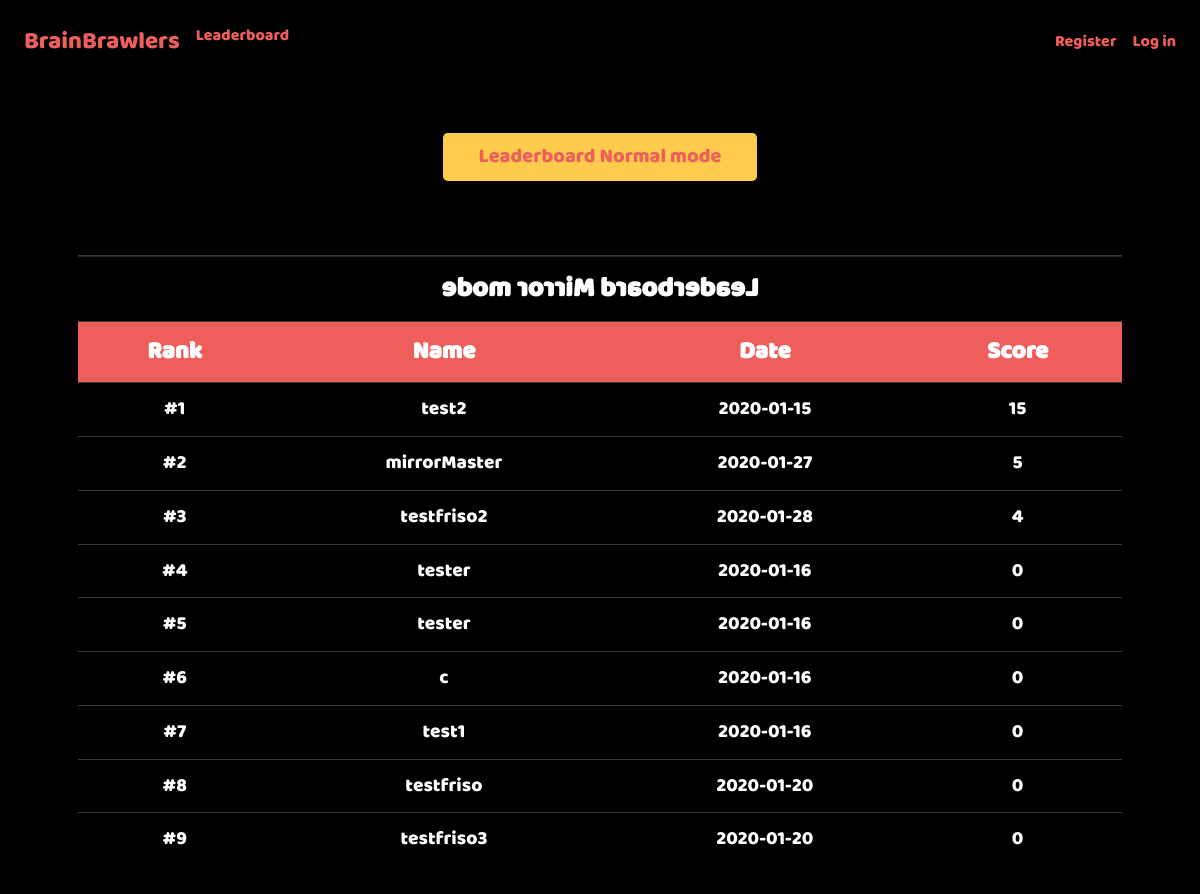
/leaderboard_mirror, run on the app's committed database.
### tables this page shows
CREATE TABLE 'users' ('id' integer PRIMARY KEY AUTOINCREMENT NOT NULL, 'username' text NOT NULL, 'hash' text NOT NULL, 'highscore' integer NOT NULL, 'date'  date NOT NULL DEFAULT CURRENT_DATE  , 'highscore_mirror' integer);

### application.py (the view)
@app.route("/leaderboard_mirror")
def leaderboard_mirror():
    highscores = get_db(["*"], "users", None, None, ["highscore_mirror DESC", "date"])
    highscores = [(i+1, highscores[i]) for i in range(len(highscores))]
    if len(highscores) > 50:
        highscores = [(i+1, highscores[i]) for i in range(50)]
    return render_template("game/leaderboard_mirror.html", highscores=highscores)

### application.py (called while the page is built)
@app.after_request
def after_request(response):
    response.headers["Cache-Control"] = "no-cache, no-store, must-revalidate"
    response.headers["Expires"] = 0
    response.headers["Pragma"] = "no-cache"
    return response

### helpers.py (called while the page is built)
def get_db(items, table, key, value, order=None):
    string = "SELECT "
    if order == "friends":
        return db.execute("SELECT friendname FROM friends WHERE user_id= :user_id AND friendname= :friendname"
        , user_id=value[0], friendname=value[1])
    for item in items:
        if item != items[0]:
            string += ", "
        string += str(item)
    string += " FROM " + table
    if key != None and value != None:
        string += " WHERE " + key + "= :key"
    if order != None:
        string += " ORDER BY"
        for item in order:
           string += " " + item
           if item != order[-1]:
               string += ","
        string += ";"
    if key != None:
        return db.execute(string, key=str(value))
    return db.execute(string)

### templates/game/leaderboard_mirror.html (shortened to what this page needs)
{% extends "layout.html" %}
{% block css %}
<link href="/static/css/index_style.css" rel="stylesheet">
<link href="/static/css/leaderboard.css" rel="stylesheet">
{% endblock %}
{% block main %}
    <p>
        <br>
        <br>
    </p>
    <a href="/leaderboard"><button class="btn btn-lg" style="width:30%">Leaderboard Normal mode</button></a>
    <p>
        <br>
        <br>
    </p>
    <table id=table class="table table-dark" style="width:100%">
        <tr>
            <th id="reverseTitle" colspan="4">Leaderboard Mirror mode</th>
        </tr>
        <tr>
            <th>Rank</th>
            <th>Name</th>
            <th>Date</th>
            <th>Score</th>
        </tr>
        <tr>
    {% for (rank, highscore) in highscores %}
            <td>#{{ rank }}</td>
            <td>{{ highscore.username }}</td>
            <td>{{ highscore.date }}</td>
            <td>{{ highscore.highscore_mirror }}</td>
        </tr>
    {% endfor %}
    </table>
{% endblock %}

### static/css/basic_style.css (style rules this page uses)
body { background-color: #000000; }
.btn { width: 150px; font-family: Baloo Regular, Baloo; text-align: center; color: #ee5f5b; background-color: #fecb4c; margin-top: 2%; margin-bottom: 1%; }

### static/css/index_style.css (style rules this page uses)
.btn { margin-left: 2%; margin-right: 2%; }

### static/css/leaderboard.css (style rules this page uses)
#table { margin-left:auto; margin-right:auto; color: white; font-family: Baloo Regular, Baloo; }
th { background-color: #ee5f5b; font-size: 150%; font-weight: bold; }
td { background-color: black; font-size: 120%; }
#reverseTitle { -moz-transform: scale(-1, 1); -webkit-transform: scale(-1, 1); -o-transform: scale(-1, 1); -ms-transform: scale(-1, 1); transform: scale(-1, 1); background-color: black; font-size: 170%; }

### data on the page
users: rank "1", username "test2", date "2020-01-15", highscore_mirror "15"
users: rank "2", username "mirrorMaster", date "2020-01-27", highscore_mirror "5"
users: rank "3", username "testfriso2", date "2020-01-28", highscore_mirror "4"
users: rank "4", username "tester", date "2020-01-16", highscore_mirror "0"
users: rank "5", username "tester", date "2020-01-16", highscore_mirror "0"
users: rank "6", username "c", date "2020-01-16", highscore_mirror "0"
users: rank "7", username "test1", date "2020-01-16", highscore_mirror "0"
users: rank "8", username "testfriso", date "2020-01-20", highscore_mirror "0"
users: rank "9", username "testfriso3", date "2020-01-20", highscore_mirror "0"
